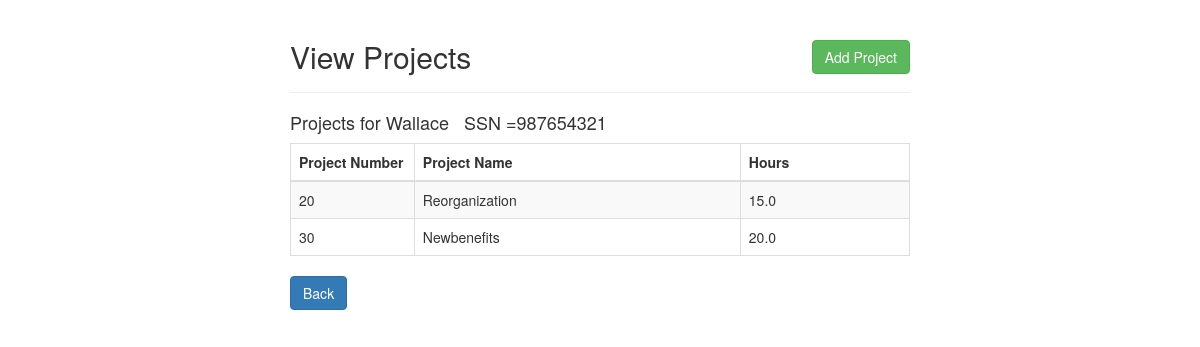
Screenshot of /viewProjects.php?Ssn=987654321&Lname=Wallace with the database file from the repository.
### tables this page shows
CREATE TABLE WORKS_ON (
      ESSN CHAR(9) NOT NULL,
      PNO INT(2) NOT NULL,
      HOURS DECIMAL(3, 1),
      PRIMARY KEY (ESSN, PNO),
      FOREIGN KEY (ESSN) REFERENCES EMPLOYEE(SSN),
      FOREIGN KEY (PNO) REFERENCES PROJECT(PNUMBER)
);

CREATE TABLE PROJECT (
      PNAME VARCHAR(20) NOT NULL,
      PNUMBER INT(4) NOT NULL,
      PLOCATION VARCHAR(20) NOT NULL,
      DNUM INT(2) NOT NULL,
      PRIMARY KEY (PNUMBER),
      UNIQUE (PNAME),
      FOREIGN KEY (DNUM) REFERENCES DEPARTMENT(DNUMBER)
);

### viewProjects.php (the view, shortened to what this page needs)
<?php
    require_once "config.php";
?>
<!DOCTYPE html>
<html lang="en">
<head>
    <link rel="stylesheet" href="https://maxcdn.bootstrapcdn.com/bootstrap/3.3.7/css/bootstrap.css">
</head>
<body>
    <div class="wrapper">
        <div class="container-fluid">
            <div class="row">
                <div class="col-md-12">
                    <div class="page-header clearfix">
                        <h2 class="pull-left">View Projects</h2>
						<a href="addProject.php" class="btn btn-success pull-right">Add Project</a>
                    </div>
<?php
if(isset($_SESSION["Ssn"]) ){
    $sql = "SELECT P.Pname, P.Pnumber, WO.Hours, WO.Essn FROM PROJECT P, WORKS_ON WO WHERE WO.Essn = ? AND WO.Pno = P.Pnumber";
    if($stmt = mysqli_prepare($link, $sql)){
        mysqli_stmt_bind_param($stmt, "s", $param_Ssn);
       $param_Ssn = ($_SESSION["Ssn"]);
	   $Lname = trim($_GET["Lname"]);
        if(mysqli_stmt_execute($stmt)){
            $result = mysqli_stmt_get_result($stmt);
			echo"<h4> Projects for ".$Lname." &nbsp      SSN =".$param_Ssn."</h4><p>";
			if(mysqli_num_rows($result) > 0){
				echo "<table class='table table-bordered table-striped'>";
                    echo "<thead>";
                        echo "<tr>";
                            echo "<th width = 20%>Project Number</th>";
                            echo "<th>Project Name</th>";
                            echo "<th>Hours</th>";
                        echo "</tr>";
                    echo "</thead>";
                    echo "<tbody>";
                    while($row = mysqli_fetch_array($result)){
                        echo "<tr>";
                        echo "<td>" . $row['Pnumber'] . "</td>";
                        echo "<td>" . $row['Pname'] . "</td>";
                        echo "<td>" . $row['Hours'] . "</td>";
                        echo "</tr>";
                    }
                    echo "</tbody>";
                echo "</table>";
			} else {
				echo "No Projects. ";
			}
        } else{
            header("location: error.php");
            exit();
        }
    }
} else{
    header("location: error.php");
    exit();
}
?>
	<p><a href="index.php" class="btn btn-primary">Back</a></p>
    </div>
   </div>
  </div>
</div>
</body>
</html>

### viewProjects.php (style rules this page uses)
.wrapper { width: 650px; margin: 0 auto; }
.page-header h2 { margin-top: 0; }

### rows the page displays
works_on: PNO.PNUMBER "20", PNO.PNAME "Reorganization", HOURS "15.0"
works_on: PNO.PNUMBER "30", PNO.PNAME "Newbenefits", HOURS "20.0"

### other values shown
$Lname "Wallace"
$param_Ssn "987654321"
